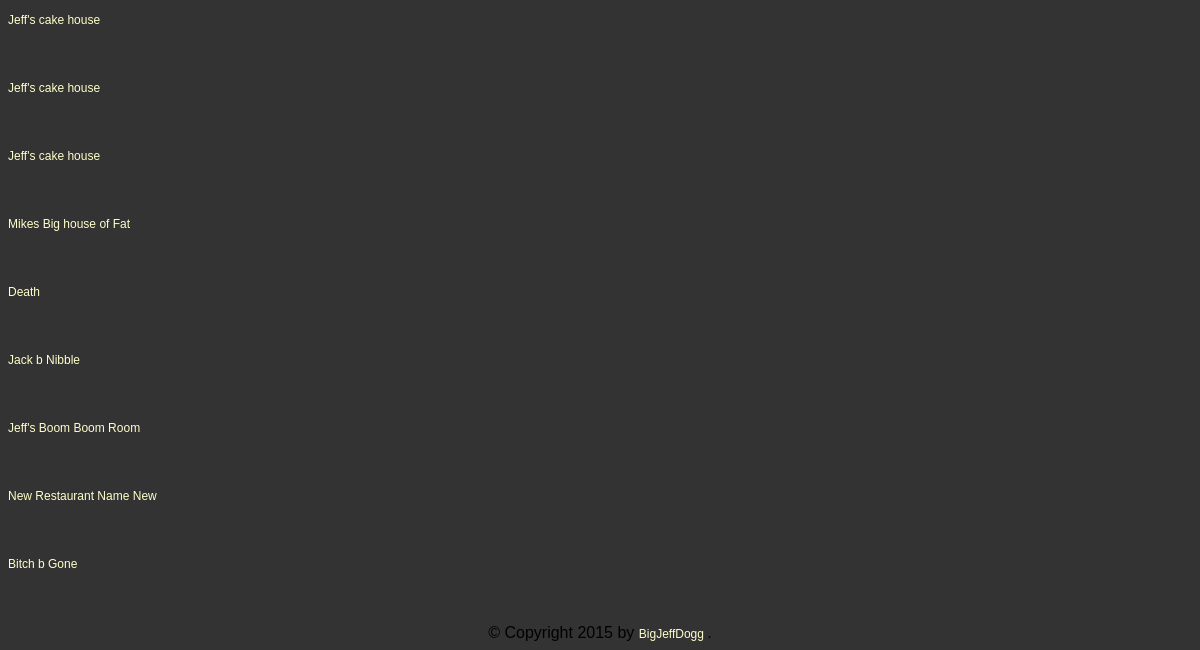
The app's page /restaurant/ (lower part), older data.
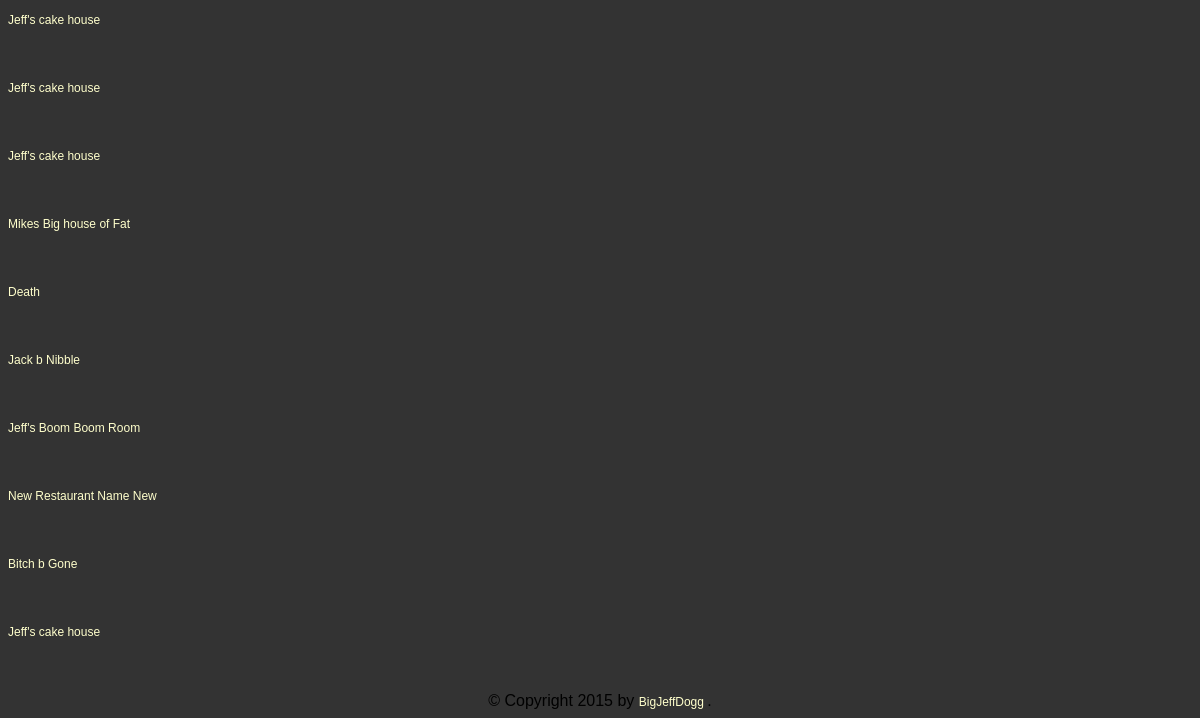
The same page, newer data.
### lesson3/database_setup.py (models this page shows)
class Restaurant(Base):
	__tablename__ = 'restaurant' # names table
	name = Column(String(80), nullable=False)
	id = Column(Integer, primary_key=True)

### lesson3/flaskr.py (the view)
@app.route('/')
@app.route('/restaurant/')
def HelloWorld():
	restaurant = session.query(Restaurant).all()
	return render_template('restaurants.html', restaurant=restaurant)

### lesson3/templates/restaurants.html
{% extends "base.html" %}
{% block content %}
{% for r in restaurant %}
	<p><a href="/restaurant/{{ r.id }}/">{{ r.name }}</a></p>
	<br>
{% endfor %}
	<br>
{% endblock content %}

Row changes from the older to the newer data that the page shows:
added Restaurant: name "Jeff's cake house"
